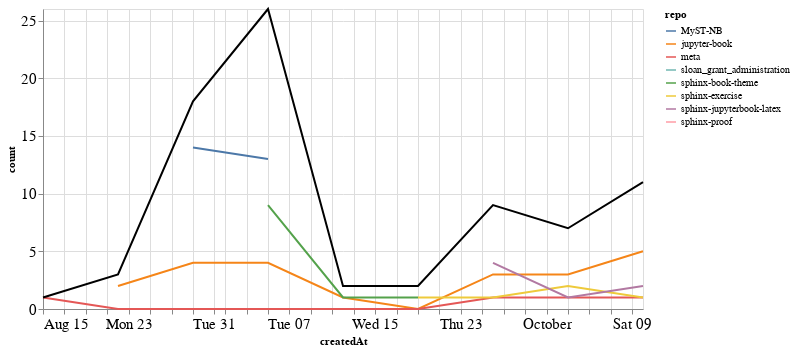

The notebook cell this image was saved under:
### Markdown cell above
### Comments

### Code cell
comments_time = comments.groupby('repo').resample('W', on='createdAt').count()['author'].reset_index()
comments_time = comments_time.rename(columns={'author': 'count'})
comments_time_total = comments_time.groupby('createdAt').agg({"count": "sum"}).reset_index()
ch1 = alt.Chart(comments_time, width=600).mark_line().encode(
    x='createdAt',
    y='count',
    color='repo',
    tooltip="repo"
)

ch2 = alt.Chart(comments_time_total, width=600).mark_line(color="black").encode(
    x='createdAt',
    y='count',
)

ch1 + ch2

### Figure 1 — Vega-Lite specification as saved in the notebook (floating-point values rounded to 4 significant figures)
{"config": {"axisLeft": {"labelFontSize": 15}, "axisBottom": {"labelFontSize": 15}}, "layer": [{"data": {"name": "data-a8a60b4b6ab70abd22066639bd4f7ef1"}, "mark": "line", "encoding": {"color": {"type": "nominal", "field": "repo"}, "tooltip": {"type": "nominal", "field": "repo"}, "x": {"type": "temporal", "field": "createdAt"}, "y": {"type": "quantitative", "field": "count"}}, "width": 600}, {"data": {"name": "data-42d9f25c1fdc2b7a29edc3b3b9b73911"}, "mark": {"type": "line", "color": "black"}, "encoding": {"x": {"type": "temporal", "field": "createdAt"}, "y": {"type": "quantitative", "field": "count"}}, "width": 600}], "$schema": "https://vega.github.io/schema/vega-lite/v4.8.1.json", "datasets": {"data-a8a60b4b6ab70abd22066639bd4f7ef1": [{"repo": "MyST-NB", "createdAt": "2021-08-29T00:00:00", "count": 14}, {"repo": "MyST-NB", "createdAt": "2021-09-05T00:00:00", "count": 13}, {"repo": "jupyter-book", "createdAt": "2021-08-22T00:00:00", "count": 2}, {"repo": "jupyter-book", "createdAt": "2021-08-29T00:00:00", "count": 4}, {"repo": "jupyter-book", "createdAt": "2021-09-05T00:00:00", "count": 4}, {"repo": "jupyter-book", "createdAt": "2021-09-12T00:00:00", "count": 1}, {"repo": "jupyter-book", "createdAt": "2021-09-19T00:00:00", "count": 0}, {"repo": "jupyter-book", "createdAt": "2021-09-26T00:00:00", "count": 3}, {"repo": "jupyter-book", "createdAt": "2021-10-03T00:00:00", "count": 3}, {"repo": "jupyter-book", "createdAt": "2021-10-10T00:00:00", "count": 5}, {"repo": "meta", "createdAt": "2021-08-15T00:00:00", "count": 1}, {"repo": "meta", "createdAt": "2021-08-22T00:00:00", "count": 0}, {"repo": "meta", "createdAt": "2021-08-29T00:00:00", "count": 0}, {"repo": "meta", "createdAt": "2021-09-05T00:00:00", "count": 0}, {"repo": "meta", "createdAt": "2021-09-12T00:00:00", "count": 0}, {"repo": "meta", "createdAt": "2021-09-19T00:00:00", "count": 0}, {"repo": "meta", "createdAt": "2021-09-26T00:00:00", "count": 1}, {"repo": "meta", "createdAt": "2021-10-03T00:00:00", "count": 1}, {"repo": "meta", "createdAt": "2021-10-10T00:00:00", "count": 1}, {"repo": "sloan_grant_administration", "createdAt": "2021-10-10T00:00:00", "count": 2}, {"repo": "sphinx-book-theme", "createdAt": "2021-09-05T00:00:00", "count": 9}, {"repo": "sphinx-book-theme", "createdAt": "2021-09-12T00:00:00", "count": 1}, {"repo": "sphinx-book-theme", "createdAt": "2021-09-19T00:00:00", "count": 1}, {"repo": "sphinx-exercise", "createdAt": "2021-09-19T00:00:00", "count": 1}, {"repo": "sphinx-exercise", "createdAt": "2021-09-26T00:00:00", "count": 1}, {"repo": "sphinx-exercise", "createdAt": "2021-10-03T00:00:00", "count": 2}, {"repo": "sphinx-exercise", "createdAt": "2021-10-10T00:00:00", "count": 1}, {"repo": "sphinx-jupyterbook-latex", "createdAt": "2021-09-26T00:00:00", "count": 4}, {"repo": "sphinx-jupyterbook-latex", "createdAt": "2021-10-03T00:00:00", "count": 1}, {"repo": "sphinx-jupyterbook-latex", "createdAt": "2021-10-10T00:00:00", "count": 2}, {"repo": "sphinx-proof", "createdAt": "2021-08-22T00:00:00", "count": 1}], "data-42d9f25c1fdc2b7a29edc3b3b9b73911": [{"createdAt": "2021-08-15T00:00:00", "count": 1}, {"createdAt": "2021-08-22T00:00:00", "count": 3}, {"createdAt": "2021-08-29T00:00:00", "count": 18}, {"createdAt": "2021-09-05T00:00:00", "count": 26}, {"createdAt": "2021-09-12T00:00:00", "count": 2}, {"createdAt": "2021-09-19T00:00:00", "count": 2}, {"createdAt": "2021-09-26T00:00:00", "count": 9}, {"createdAt": "2021-10-03T00:00:00", "count": 7}, {"createdAt": "2021-10-10T00:00:00", "count": 11}]}}
